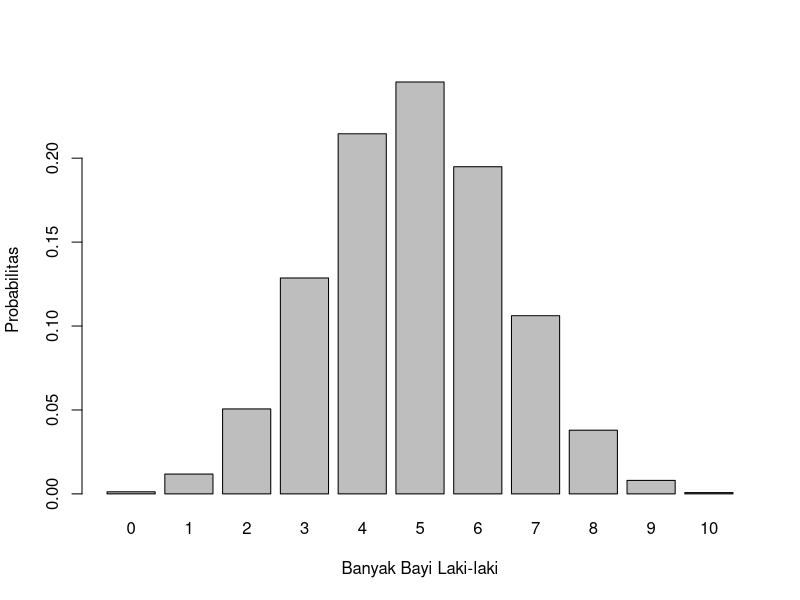

Reproduce this figure in R.
#1A pendistribusian banyak bayi laki-laki
dbinom(0:10, size = 10, prob = 0.488, log=FALSE)

#1B tepat tiga bayi di antaranya berjenis kelamin laki-laki
dbinom(3, size = 10, prob = 0.488, log=FALSE)

#1C kurang dari tiga bayi di antaranya berjenis kelamin laki-laki
pbinom(2, size = 10, prob = 0.488, lower.tail = TRUE, log.p = FALSE)

#1D tiga atau lebih bayi di antaranya berjenis kelamin laki-laki
1 - pbinom(2, size = 10, prob = 0.488, lower.tail = TRUE, log.p = FALSE)

#1E nilai harapan dan simpangan baku banyak bayi laki-laki
nilai_harapan = 10 * 0.488
simpangan_baku = sqrt(10 * 0.488 * (1 - 0.488))

#1F Penggambaran Histogram
# Tentukan jumlah kelahiran dan probabilitas bayi laki-laki
n <- 10
p <- 0.488

# Hitung probabilitas kejadian
prob <- dbinom(0:n, size = n, prob = p)

# Buat histogram
barplot(prob, names.arg = 0:n, xlab = "Banyak Bayi Laki-laki", ylab = "Probabilitas")

